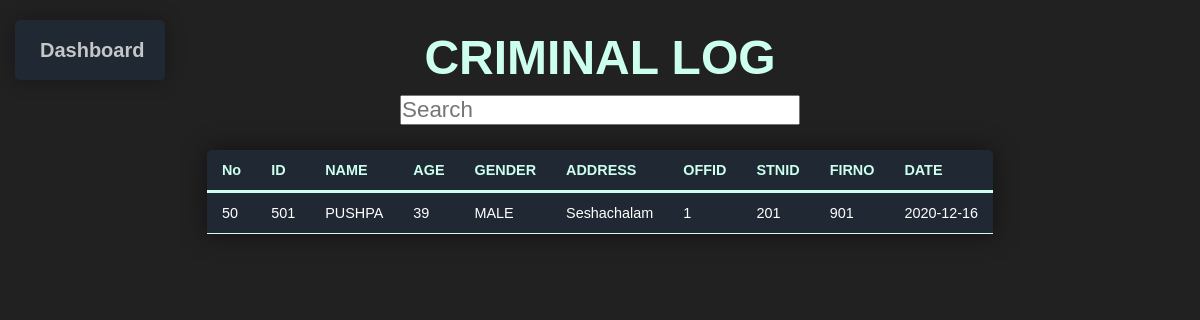
The page /criminallog.php on the database its author committed.
### tables this page shows
CREATE TABLE `criminallog` (
  `NO.` int(5) NOT NULL,
  `CRIMINAL_ID` int(10) NOT NULL,
  `NAME` varchar(20) NOT NULL,
  `DATE` date NOT NULL DEFAULT current_timestamp(),
  `AGE` int(3) DEFAULT NULL,
  `GENDER` varchar(7) DEFAULT NULL,
  `ADDRESS` varchar(50) DEFAULT NULL,
  `OFFID` int(3) DEFAULT NULL,
  `FIRNO` int(4) NOT NULL
);

CREATE TABLE `fir` (
  `FIR_NO` int(6) NOT NULL,
  `C_NAME` varchar(20) NOT NULL,
  `PHOTO` varchar(1000) DEFAULT NULL,
  `CRIME_TIME` datetime(6) DEFAULT NULL,
  `CRIME_SCENE` varchar(100) DEFAULT NULL,
  `CRIME_DESC` varchar(500) DEFAULT NULL,
  `FIR_DATE` date NOT NULL DEFAULT current_timestamp(),
  `OFFICER_ID` int(5) DEFAULT NULL,
  `STATUS` varchar(50) NOT NULL
);

CREATE TABLE `pos` (
  `OFFID` int(20) NOT NULL,
  `STN_ID` int(20) NOT NULL
);

### criminallog.php (the view, shortened to what this page needs)
<?php
include_once "dbh.php";
$sql = "SELECT * FROM `criminallog` ORDER BY 'NO.' ";
$result = mysqli_query($conn, $sql);
$resultcheck=mysqli_num_rows($result);
if($resultcheck>0) {
?>
<html>
    <link rel="stylesheet" href="./styles/style.css">
    <link rel="stylesheet" href="https://cdnjs.cloudflare.com/ajax/libs/font-awesome/5.15.1/css/all.min.css" />
    <body class='abc'>
    <div class='top_div'>
    <form action="policedash.php" method="post">
    <button  type=submit class="button" >Dashboard</button>
        <h2 class='table-heading'>CRIMINAL LOG</h2>
        <input type="text" id="search" name="search" placeholder="Search" autocomplete="off">
        </div>
        <section class='display_table'>
        <table class='content-table'>
            <thead>
                <th>No</th>
                <th>ID</th>
                <th>NAME</th>
                <th>AGE</th>
                <th>GENDER</th>
                <th>ADDRESS</th>
                <th>OFFID</th>
                <th>STNID</th>
                <th>FIRNO</th>
                <th>DATE</th>
            </thead>
        <?php
            while($rows = mysqli_fetch_assoc($result)) {
        ?>
            <tbody>
                <tr>
                    <td><?php echo $rows['NO.'];  ?></td>
                    <td><?php echo $b=$rows['CRIMINAL_ID']; ?></td>
                    <?php
                    $ab=$rows['FIRNO'];
                    $sql = "SELECT C_NAME FROM `fir` where fir.FIR_NO=$ab ";
                    $resu = mysqli_query($conn, $sql);
                    $rom = mysqli_fetch_assoc($resu);?>
                    <td><?php echo $rom['C_NAME']; ?></td>
                    <td><?php echo $rows['AGE']; ?></td>
                    <td><?php echo $rows['GENDER'];  ?></td>
                    <td><?php echo $rows['ADDRESS']; ?></td>
                    <td><?php echo $of=$rows['OFFID'];  ?></td>
                    <?php
                    $sq="SELECT STN_ID FROM `pos` where OFFID=$of ";
                    $res = mysqli_query($conn, $sq);
                    $r = mysqli_fetch_assoc($res);?>
                    <td><?php echo $r['STN_ID'];  ?></td>
                    <td><?php echo $rows['FIRNO'];  ?></td>
                    <td><?php echo $rows['DATE']; ?></td>
                </tr>
            </tbody>
            <?php
                }
                ?>
        </table>
     </section>
    </body>
</html>
<?php
}
else{
    echo "<script>
    window.location.href='policedash.php';
    alert('No entries! ');
    </script>";
    exit();
}
?>

### styles/style.css (style rules this page uses)
.abc { background-color: #222121; }
.content-table { font-family: 'Poppins', sans-serif; border-collapse: collapse; margin: 25px 0; font-size: 0.9em; min-width: 400px; border-radius: 5px 5px 0 0; overflow: hidden; -webkit-box-shadow: 0 0 25px rgba(0, 0, 0, 0.5); box-shadow: 0 0 25px rgba(0, 0, 0, 0.5); }
.content-table tbody { background-color: #1f2833; }
.content-table th, .content-table td { padding: 12px 15px; }
.content-table tbody tr { border-bottom: 1px solid #ccffee; color: #fff; }
.display_table { display: -webkit-box; display: -ms-flexbox; display: flex; -webkit-box-pack: center; -ms-flex-pack: center; justify-content: center; }
.table-heading { font-size: 6vh; color: #ccffee; text-align: center; font-family: 'Poppins', sans-serif; margin: 30px 0px 10px 0px; }
.top_div { display: -webkit-box; display: -ms-flexbox; display: flex; -ms-flex-pack: distribute; justify-content: space-around; }
.top_div input { outline: none; width: 400px; font-size: 1.4em; }
* { margin: 0; padding: 0; -webkit-box-sizing: border-box; box-sizing: border-box; }
.button { display: inline-block; position: absolute; top: 20px; left: 15px; padding: 15px 25px; font-size: 20px; font-family: 'Poppins', sans-serif; cursor: pointer; font-weight: bold; width: 150px; height: 60px; text-align: center; text-decoration: none; outline: none; color: #C5C6C7; background-color: #1f2833; border: none; border-radius: 5px; -webkit-box-shadow: 0 0 20px rgba(0, 0, 0, 0.3); box-shadow: 0 0 20px rgba(0, 0, 0, 0.3); }

### rows shown on the page
criminallog: value "50", CRIMINAL_ID "501", FIRNO.C_NAME "PUSHPA", AGE "39", GENDER "MALE", ADDRESS "Seshachalam", OFFID "1", pos.STN_ID "201", FIRNO "901", DATE "2020-12-16"
